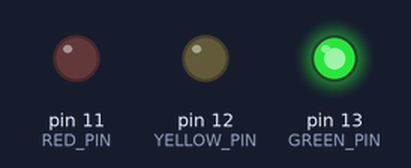
The sketch below on a simulated Arduino Uno, built with avr-gcc and run on an emulated ATmega328P. On the bench: output pins drawn as LEDs (lit = HIGH).

Above: at 2.5 s.
At 6.0 s:
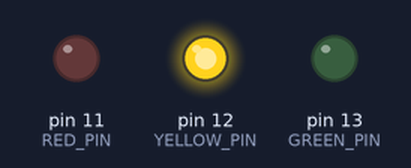
At 9.5 s:
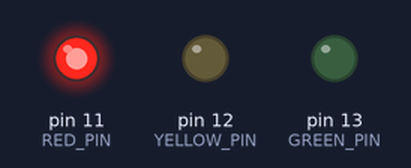
Timing chart, 0 to 15.6 s (numbered marks = the images above):
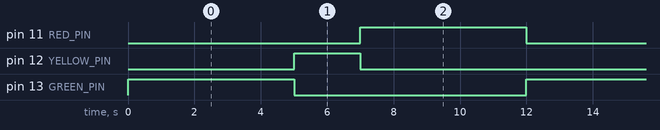

Measured:
- by itself, pin 11 (RED_PIN), pin 13 (GREEN_PIN): alternates HIGH for 5.0 s and LOW for 7.0 s
- by itself, pin 12 (YELLOW_PIN): alternates HIGH for 2.0 s and LOW for 10.0 s
- by itself, everything shown: repeats every 12.0 s, in 6 steps

The sketch:

semaphore.ino
```cpp
/**
 * @class Light
 * @brief Represents a single light in a semaphore system.
 *
 * This class encapsulates the state and behavior of a single LED light,
 * including its physical pin and the duration it should remain on.
 */
class Light {
 public:
  /**
   * @brief Constructs a new Light object.
   *
   * The constructor initializes the object without setting a specific pin or
   * duration. These are configured later using the `setUp` method.
   */
  Light() {}

  /**
   * @brief Configures the light with a pin and a duration.
   * @param pin The digital pin number connected to the LED.
   * @param duration The time in milliseconds the light should stay on.
   *
   * This method sets the internal pin and duration, and configures the pin as
   * an OUTPUT.
   */
  void setUp(int pin, int duration) {
    this->pin = pin;
    this->duration = duration;
    pinMode(pin, OUTPUT);
  }

  /**
   * @brief Turns the light on for its specified duration.
   *
   * This method sets the pin to HIGH, pauses for the configured duration,
   * and then sets the pin back to LOW. The `const` qualifier indicates that
   * this method does not modify the object's state.
   */
  void takeTime() const {
    digitalWrite(this->pin, HIGH);
    delay(this->duration);
    digitalWrite(this->pin, LOW);
  }

 private:
  int pin;       ///< The digital pin number of the LED.
  int duration;  ///< The duration in milliseconds the light stays on.
};

/**
 * @class Semaphore
 * @brief Manages a sequence of lights.
 * @tparam COUNT The number of lights in the semaphore.
 *
 * This template class holds an array of `Light` objects and steps through them
 * in a predefined sequence.
 */
template <int COUNT>
class Semaphore {
 public:
  /**
   * @brief Sets up a specific light within the semaphore.
   * @param index The 0-based index of the light to configure.
   * @param pin The digital pin for the light.
   * @param duration The duration for the light.
   *
   * This method delegates the configuration to the `setUp` method of a `Light`
   * object at the specified index, ensuring the index is within the valid
   * range.
   */
  void setLight(int index, int pin, int duration) {
    if (index >= 0 && index < COUNT) {
      this->lights[index].setUp(pin, duration);
    }
  }

  /**
   * @brief Advances the semaphore to the next light in the sequence.
   *
   * This method calls `takeTime` on the current light, then updates the
   * `current_light` index to point to the next light in the array, using
   * the modulo operator to cycle back to the beginning.
   */
  void step() {
    this->lights[this->current_light].takeTime();
    this->current_light = (this->current_light + 1) % COUNT;
  }

 private:
  Light lights[COUNT];  ///< An array of Light objects.
  int current_light;    ///< The index of the light currently being processed.
};

/// A global instance of a Semaphore with 3 lights.
Semaphore<3> semaphore;

/**
 * @brief The standard Arduino setup function.
 *
 * This function is called once at the beginning of the program. It initializes
 * the global `semaphore` object by configuring its three lights (Green, Yellow,
 * and Red) with their respective pins and durations.
 */
void setup() {
  constexpr int GREEN = 0, YELLOW = 1, RED = 2;
  constexpr int GREEN_PIN = 13, YELLOW_PIN = 12, RED_PIN = 11;
  constexpr int MAIN_DURATION = 5000, TRANSITION_DURATION = 2000;
  semaphore.setLight(GREEN, GREEN_PIN, MAIN_DURATION);
  semaphore.setLight(YELLOW, YELLOW_PIN, TRANSITION_DURATION);
  semaphore.setLight(RED, RED_PIN, MAIN_DURATION);
}

/**
 * @brief The standard Arduino loop function.
 *
 * This function is called repeatedly after the setup function completes.
 * It drives the semaphore's logic by calling the `step` method, causing the
 * lights to cycle indefinitely.
 */
void loop() { semaphore.step(); }
```
